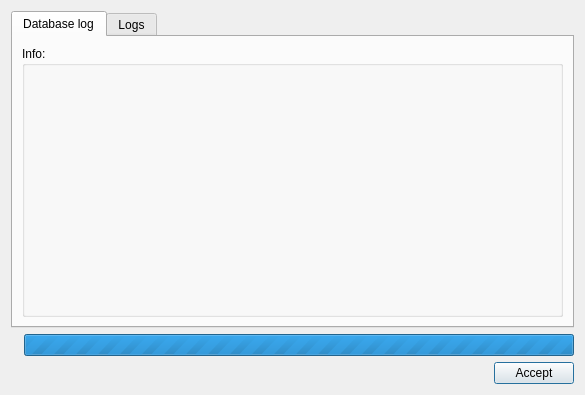
<?xml version="1.0" encoding="UTF-8"?>
<ui version="4.0">
 <class>dlg_project_check</class>
 <widget class="QDialog" name="dlg_project_check">
  <property name="geometry">
   <rect>
    <x>0</x>
    <y>0</y>
    <width>585</width>
    <height>395</height>
   </rect>
  </property>
  <property name="windowTitle">
   <string>Check project</string>
  </property>
  <layout class="QGridLayout" name="gridLayout">
   <item row="2" column="1">
    <layout class="QGridLayout" name="lyt_buttons">
     <property name="topMargin">
      <number>0</number>
     </property>
     <item row="0" column="1">
      <widget class="QPushButton" name="btn_accept">
       <property name="text">
        <string>Accept</string>
       </property>
      </widget>
     </item>
     <item row="0" column="0">
      <spacer name="horizontalSpacer">
       <property name="orientation">
        <enum>Qt::Horizontal</enum>
       </property>
       <property name="sizeHint" stdset="0">
        <size>
         <width>40</width>
         <height>20</height>
        </size>
       </property>
      </spacer>
     </item>
    </layout>
   </item>
   <item row="1" column="1">
    <layout class="QGridLayout" name="lyt_progress">
     <item row="0" column="0" rowspan="2">
      <widget class="QLabel" name="lbl_time">
       <property name="text">
        <string/>
       </property>
      </widget>
     </item>
     <item row="0" column="1" rowspan="2">
      <widget class="QProgressBar" name="progressBar">
       <property name="sizePolicy">
        <sizepolicy hsizetype="Expanding" vsizetype="Fixed">
         <horstretch>0</horstretch>
         <verstretch>0</verstretch>
        </sizepolicy>
       </property>
       <property name="maximum">
        <number>0</number>
       </property>
       <property name="value">
        <number>-1</number>
       </property>
       <property name="textVisible">
        <bool>false</bool>
       </property>
      </widget>
     </item>
    </layout>
   </item>
   <item row="0" column="1">
    <widget class="QTabWidget" name="mainTab">
     <property name="currentIndex">
      <number>0</number>
     </property>
     <widget class="QWidget" name="tab_data">
      <attribute name="title">
       <string>Database log</string>
      </attribute>
      <layout class="QGridLayout" name="gridLayout_2">
       <item row="0" column="0" rowspan="2">
        <widget class="QGroupBox" name="grb_info">
         <property name="title">
          <string>Info:</string>
         </property>
         <layout class="QGridLayout" name="gridLayout_6">
          <item row="0" column="0">
           <layout class="QGridLayout" name="lyt_data_1"/>
          </item>
         </layout>
        </widget>
       </item>
      </layout>
     </widget>
     <widget class="QWidget" name="tab_log">
      <attribute name="title">
       <string>Logs</string>
      </attribute>
      <layout class="QGridLayout" name="gridLayout_4">
       <item row="0" column="0">
        <widget class="QTextEdit" name="txt_infolog"/>
       </item>
      </layout>
     </widget>
    </widget>
   </item>
  </layout>
 </widget>
 <resources/>
 <connections/>
</ui>
